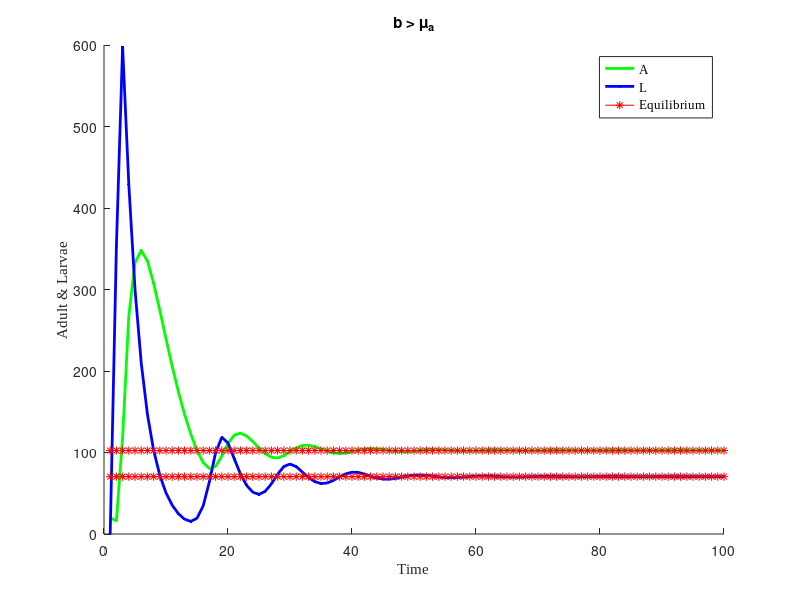

Write the MATLAB code that produced this figure.
%--------------------------------------------------------------------------
% 03/24/24, K.K., initial version
% 04/16/25, K.K., update version

% Parameter initialization
Nmax = 100;               % Maximum number of time steps
b = 52;                   % Birth rate (case: b > mu_a)
c1 = 0.054;               % Density-dependent factor (1)
c2 = 3 * 10^-4;           % Density-dependent factor (2)
mu_a = 0.2;               % Adult mortality rate
mu_l = 0.3;               % Larval maturation rate

% Preallocate population vectors
L = zeros(Nmax, 1);       % Larval population
A = zeros(Nmax, 1);       % Adult population

% Initial conditions
L(1) = 0;                 % Initial larval population
A(1) = 20;                % Initial adult population

%% Compute equilibrium points (only valid when b > mu_a)
equib_A = log(b / mu_a) / (c1 + c2);                             % Adult equilibrium
equib_L = (b / mu_l) * equib_A * exp(-c1 * equib_A);            % Larval equilibrium

%% Main time-stepping loop
for n = 1:(Nmax - 1)
    % Update larval population (density-dependent birth + survival)
    L(n+1) = A(n) * b * exp(-c1 * A(n)) + (1 - mu_l) * L(n); 
    
    % Alternate form if L feedback included:
    % L(n+1) = A(n) * b * exp(-c1 * A(n) - c2 * L(n)) + (1 - mu_l) * L(n);

    % Update adult population (from larvae maturation + adult survival)
    A(n+1) = mu_l * L(n) * exp(-c2 * A(n)) + (1 - mu_a) * A(n);
end

% Plotting results
figure()
title('b > \mu_a')  % Modify to 'b < \mu_a' if testing that regime
hold on

plot(1:Nmax, A(1:Nmax), 'g.-', 'LineWidth', 2)     % Adult population
plot(1:Nmax, L(1:Nmax), 'b.-', 'LineWidth', 2)     % Larval population

% Plot equilibrium levels as horizontal lines
plot(1:Nmax, equib_A * ones(1, Nmax), 'r*-')       
plot(1:Nmax, equib_L * ones(1, Nmax), 'r*-')       

% Axis labels
ylabel("Adult & Larvae", 'FontName', 'Times New Roman')
xlabel("Time", 'FontName', 'Times New Roman')

% Legend for b > mu_a case
legend("A", "L", "Equilibrium", 'FontName', 'Times New Roman')

hold off
